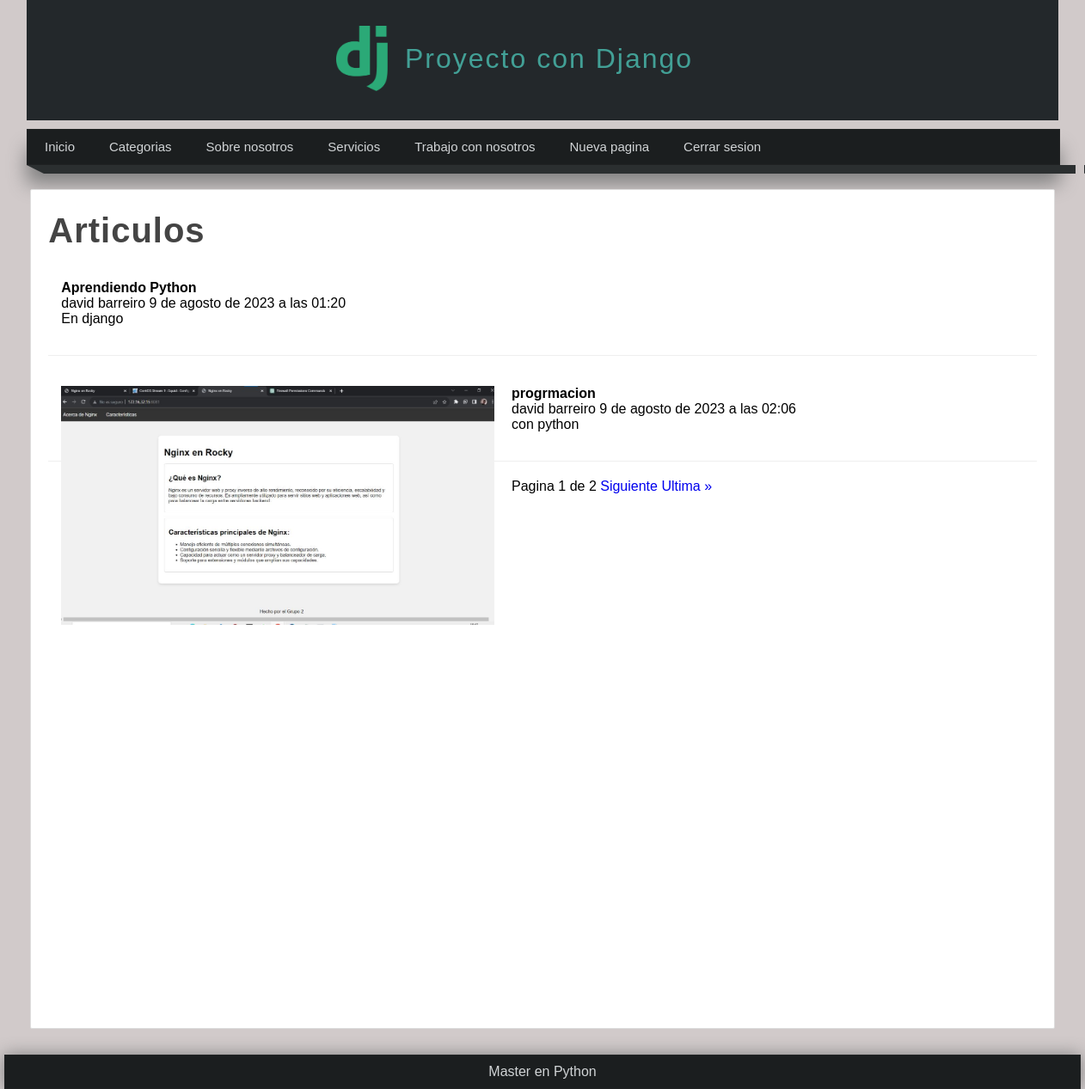
The app's page /articulos/ (signed in) with its own data.
### pages/models.py (models this page shows, shortened)
class Page(models.Model):
    title = models.CharField(max_length=50, verbose_name="Titulo")
    content = RichTextField(verbose_name="Contenido")                   #Crear un editor tipo word
    slug = models.CharField(unique=True, max_length=150, verbose_name="Url amigable")
    order = models.IntegerField(default=0, verbose_name="Orden")
    visible = models.BooleanField(verbose_name="Visible")
    created_at = models.DateTimeField(auto_now_add=True, verbose_name="Creado el ")
    updated_at = models.DateTimeField(auto_now =True, verbose_name="Acualizado el ")
    class Meta:
        verbose_name = "Pagina"
        verbose_name_plural = "Paginas"

### blog/models.py (models this page shows, shortened)
class Article(models.Model):
    title = models.CharField(max_length=150,verbose_name='Titulo')
    content = RichTextField(verbose_name='Contenido')
    image = models.ImageField(default='null',verbose_name='Imagen',upload_to="articles")
    public = models.BooleanField(verbose_name='Publicado')
    user =models.ForeignKey(User, verbose_name="Usuario",on_delete=models.CASCADE)
    Categories = models.ManyToManyField(Category,verbose_name="Categorias", null=True, blank=True)
    created_at = models.DateTimeField(auto_now_add=True, verbose_name="Creado en ")
    update_at = models.DateTimeField(auto_now=True, verbose_name="Editado en ")
    class Meta:
        verbose_name = 'Aticulo'
        verbose_name_plural = 'Articulos'

### blog/views.py (the view)
# urls.py: path('articulos/', views.list, name="list_articles"),
@login_required(login_url="login")
def list(request):
    articles = Article.objects.all()
    paginator = Paginator(articles,2)
    page = request.GET.get('page')
    page_articles = paginator.get_page(page)
    return render(request, 'articles/list.html',{
        'title': 'Articulos',
        'articles' : page_articles
    })

### blog/processor.py (called while the page is built)
def get_categories(request):
    categories_in_use = Article.objects.filter(public=True).values_list('Categories',flat=True)
    categories = Category.objects.filter(id__in=categories_in_use).values_list('id', 'name') # categorias que estan con contenido
    return {
        'categories' : categories,
        'ids' : categories_in_use
    }

### pages/context_processor.py (called while the page is built)
def get_pages(request):
    pages = Page.objects.filter(visible=True).order_by('order').values_list('id', 'title', 'slug') # el contenido de la tabla
    return {
        'pages' : pages
    }

### blog/templates/articles/list.html (shortened to what this page needs)
{% extends 'layouts/layout.html'%}
{% block content %}
    <h1 class="title"> {{title}} </h1>
    {% include 'articles/articles.html' %}
    {% include 'articles/pagination.html' %}
{%endblock%}

### mainapp/templates/layouts/layout.html (shortened to what this page needs)
{% load static %}
<!DOCTYPE html>
<html lang="es">
<head>
    <link rel="stylesheet" href="{% static 'css/styles.css' %}" />
</head>
<body>
    <header>
        <div id="logotipo">
            <img src="{% static 'imagenes/logo.png' %}" />
            <h1>Proyecto con Django</h1>
        </div>
        <nav>
            <ul>
                <li>
                    <a href="{% url 'index' %}">Inicio </a>
                </li>
                {% if user.email %}
                    <li>
                        <a href="{% url 'list_articles'  %}">Categorias</a>
                    </li>
                    {% for page in pages %}
                        <li>
                            <a href="{% url 'page' page.2 %}">{{page.1}}</a>
                        </li>
                    {% endfor %}
                    <li>
                        <a href="{% url 'logout' %}">Cerrar sesion </a>
                    </li>
                {% endif %}
            </ul>
        </nav>
        <div class="barra">
            <span class="esquina-izquierda"></span>
            <span class="relleno"></span>
        </div>
    </header>
    <div id="content">
        <div class="box">
        {% block content %}{% endblock %}
        </div>
    </div>
</body>
<footer>Master en Python</footer>
</html>

### blog/templates/articles/articles.html (shortened to what this page needs)
{% for article in articles %}
<article class="article-item">
    {% if article.image != 'null' and article.image.url|length >= 1  %}
        <div class="image">
        <img src= "{{article.image.url}}" />
        </div>
    {% endif %}
    <div class="data">
        <h4> {{article.title}} </h4>
        <span class= "data">
            {{article.user.first_name}} {{article.user.last_name}}
            {{article.created_at}}</span>
        <p>
             {{article.content|safe}}
            <br>
        </p>
</div>
</article>
{% endfor %}

### mainapp/static/css/styles.css (style rules this page uses)
* { margin: 0px; padding: 0px; font-family: sans-serif; text-decoration: none; }
body { background-color: #d1caca; }
header { width: 1200px; height: 140px; background-color: #23282b; margin: 0px auto; }
#logotipo h1 { display: block; letter-spacing: 2px; font-weight: normal; margin-top: 40px; color: #42a096; float: left; margin-left: 20px; }
#logotipo { width: 40%; height: 140px; margin: 0px auto; padding-top: 10px; }
#logotipo img { display: block; width: 60px; float: left; margin-top: 20px; }
nav { width: 1200px; height: 40px; margin: 0px auto; background-color: #1B1E1F; border: 1px solid #3333; box-shadow: 0px 22px 22px gray; font-size: 15px; }
nav > ul { list-style: none; text-decoration: none; }
nav > ul > li { line-height: 40px; float: left; }
nav > ul > li > a { display: block; padding-right: 20px; padding-left: 20px; color: #d1d4d6; }
.barra { width: 1250px; margin: 0 auto; }
.esquina-izquierda { display: block; border-left: 20px solid transparent; border-top: 10px solid #2B2F30; float: left; }
.relleno { display: block; width: 1200px; height: 10px; background: #2B2F30; float: left; }
#content { width: 1210px; min-height: 930px; margin: 0 auto; margin-bottom: 30px; margin-top: 80px; }
.box { background: white; width: 95%; min-height: 935px; padding: 20px; border: 1px solid #ddd; border-radius: 2px; margin: 0 auto; }
.box .image { width: 45%; float: left; margin-right: 20px; }
.box .image img { width: 100% }
.title { color: #444; letter-spacing: 1px; font-size: 40px; margin-bottom: 10px; margin-top: 5px; }
.article-item { margin-bottom: 20px; margin-top: 20px; padding: 15px; border-bottom: 1px solid #eeee; }
footer { width: 1250px; background-color: #1B1E1F; border: 1px solid #3333; color: #d1d4d6; text-align: center; margin: 0 auto; padding-top: 10px; padding-bottom: 10px; box-shadow: 0px 0px 20px gray; }

### records on screen
Page: title "Sobre nosotros"
Page: title "Servicios"
Page: title "Trabajo con nosotros"
Page: title "Nueva pagina"
Article: title "Aprendiendo Python", user.first_name "david", user.last_name "barreiro", created_at "9 de agosto de 2023 a las 01:20", content "En django"
Article: image (picture), title "progrmacion", user.first_name "david", user.last_name "barreiro", created_at "9 de agosto de 2023 a las 02:06", content "con python"

### other values on screen
{{ title }} "Articulos"
{{ articles.number }} "1"
{{ articles.paginator.num_pages }} "2"
